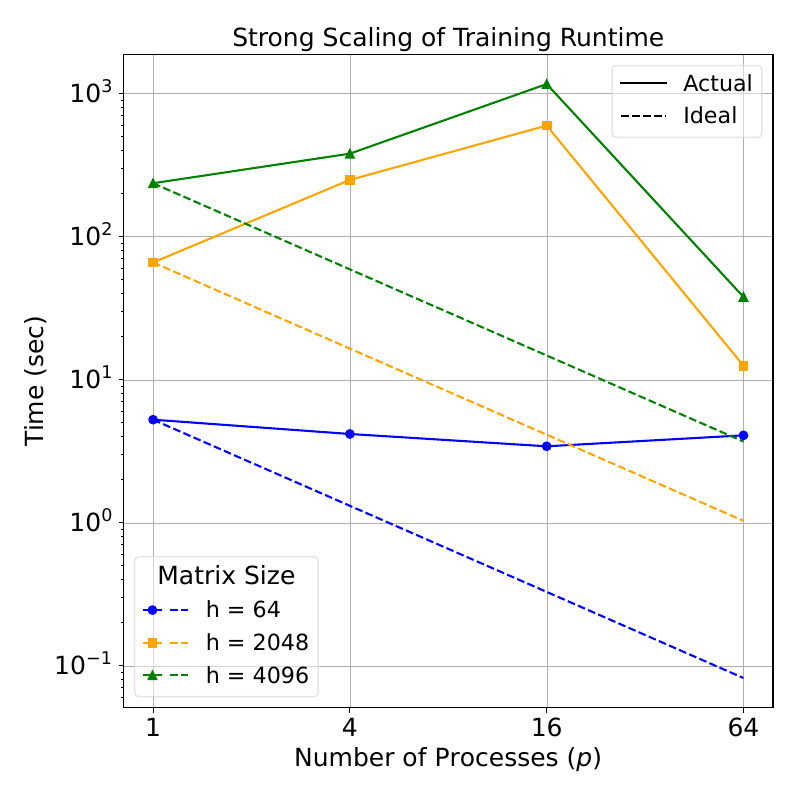

This chart was generated by the following Python code:
# runtime.py

import numpy as np
import matplotlib.pyplot as plt
from matplotlib.legend_handler import HandlerTuple

from pathlib import Path
ROOT_DIR = Path(__file__).resolve().parent # plots/memory folder
FIG_PATH = ROOT_DIR / "runtime.pdf"
save_fig = True

import matplotlib as mpl
# Set font types for better compatibility with vector graphic formats
mpl.rcParams['pdf.fonttype'] = 42
mpl.rcParams['ps.fonttype'] = 42
mpl.rcParams['svg.fonttype'] = 'none'

# set global font sizes and grid style
mpl.rcParams.update({
    'font.size': 18,
    'axes.titlesize': 18,
    'axes.labelsize': 18,
    'xtick.labelsize': 18,
    'ytick.labelsize': 18,
    'legend.fontsize': 16,
    # 'grid.color': 'k',         # black grid lines
    'grid.alpha': 1.0,        # fully opaque
    'grid.linewidth': 0.2,    # line thickness
})


# Process counts
procs = np.array([1, 4, 16, 64])

# Actual times per hidden size
actual_64    = np.array([5.25, 4.17, 3.42, 4.08])
actual_2048  = np.array([65.97, 249.1275, 597.53, 12.52])
actual_4096  = np.array([236.17, 380.25, 1166.39, 37.88])

# actual_64 /= 300.0 # Normalize times by number of batches
# actual_2048 /= 300.0
# actual_4096 /= 300.0

# Compute ideal times: T(1) / p
ideal_64   = actual_64[0]   / procs
ideal_2048 = actual_2048[0] / procs
ideal_4096 = actual_4096[0] / procs


actual_time = [actual_64, actual_2048, actual_4096]
ideal_time = [ideal_64, ideal_2048, ideal_4096]
hidden_size = [64, 2048, 4096]


plt.figure(figsize=(8,8))

colors = ['blue', 'orange', 'green']
markers = ['o', 's', '^']

combined_handles = []
combined_labels = []

# Main lines
for i, (h, actual, ideal) in enumerate(zip(hidden_size, actual_time, ideal_time)):
    # actual
    line_actual, = plt.plot(procs, actual, marker=markers[i], linestyle='-', color=colors[i])

    # ideal
    line_ideal, = plt.plot(procs, ideal, marker='None', linestyle='--', color=colors[i])

    # Combine into one legend entry
    combined_handles.append((line_actual, line_ideal))
    combined_labels.append(f"h = {h}")

# Legend 1: grouped actual+ideal per hidden size
legend1 = plt.legend(
    combined_handles,
    combined_labels,
    handler_map={tuple: HandlerTuple(ndivide=None)},
    title="Matrix Size",
    loc="lower left",
    framealpha=0.5,

)


plt.gca().add_artist(legend1)
# legend1.set_visible(False)

# Legend 2: explain which style = actual/ideal
actual_proxy, = plt.plot([], [], '-', label="Actual", color='black')
ideal_proxy,  = plt.plot([], [], '--', label="Ideal", color='black')

plt.legend(
    handles=[actual_proxy, ideal_proxy],
    # title="Line Meaning",
    loc="upper right",
    framealpha=0.5,
)

plt.xscale('log', base=2)
plt.yscale('log', base=10)


# plt.xscale('log', base=4)
plt.xticks(procs, procs)
plt.xlabel(r"Number of Processes ($p$)")
plt.ylabel("Time (sec)")
# plt.title("Ideal vs Actual Strong Scaling of Runtime (per Batch)")
plt.title("Strong Scaling of Training Runtime")
plt.grid(True)

plt.tight_layout()

if save_fig:
    plt.savefig(FIG_PATH, dpi=150) # Images should be 150dpi (no smaller or larger)
    print(f"Saved memory plot to {FIG_PATH}")

plt.show()



